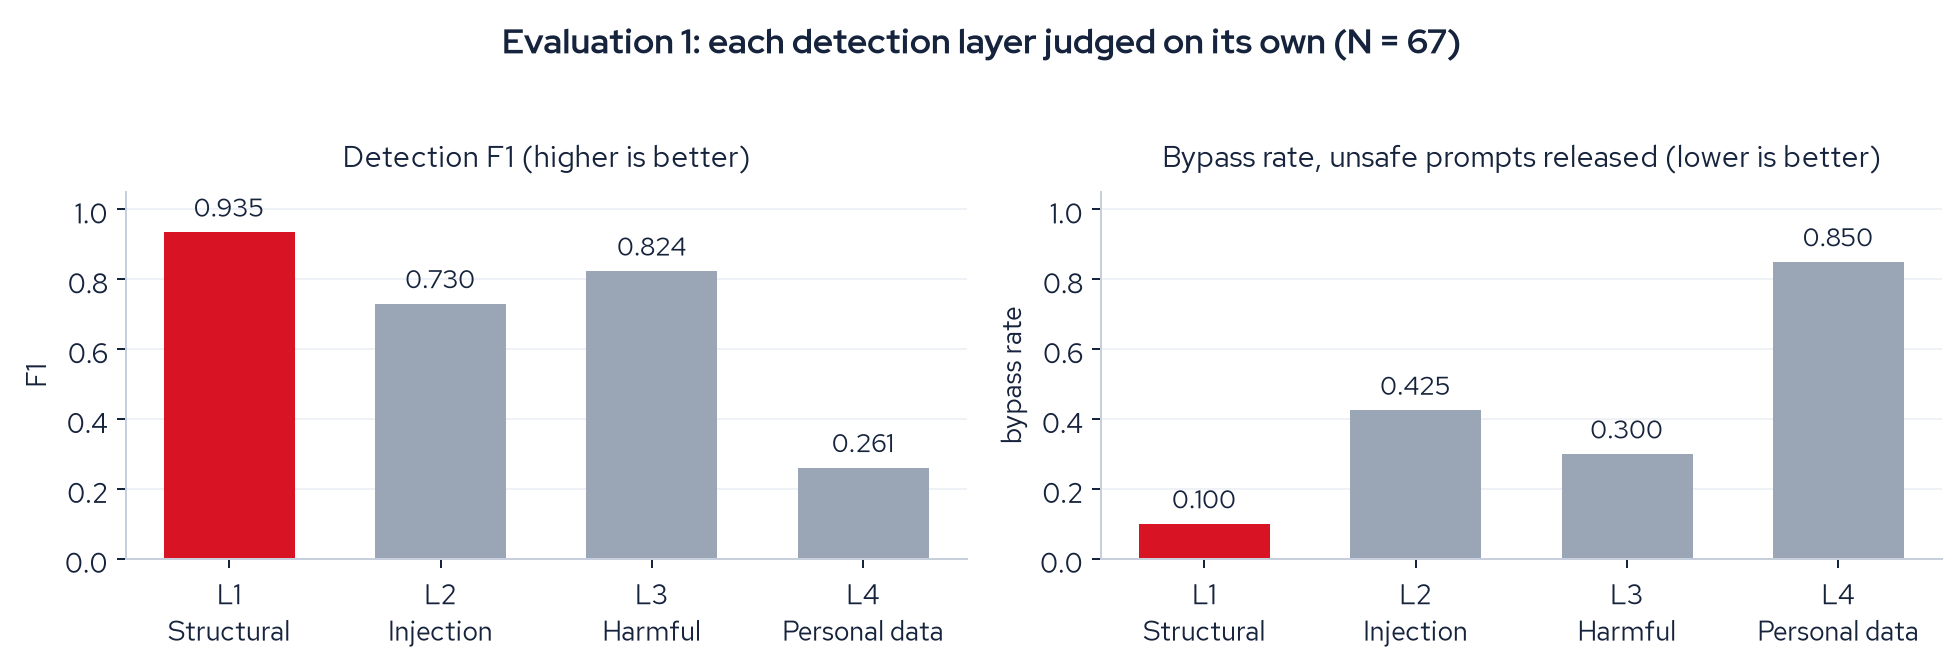

Here is the Python script that generated this plot:
"""Interim Figure 1: the four detection layers judged one at a time.

Evaluation 1 of the interim report is an ablation: each layer is read alone at
its native operating point, so the question "is any single detector sufficient?"
can be answered before composition is considered. Values recomputed from
eval/scores.json.  Run:  eval/.venv/bin/python figures/fig_singlelayer.py
"""
import json, pathlib
import matplotlib; matplotlib.use("Agg")
import matplotlib.pyplot as plt

ROOT = pathlib.Path(__file__).parent.parent
rows = json.loads((ROOT / "eval/scores.json").read_text())
y = [r["label"] for r in rows]

def metrics(col):
    tp = sum(1 for r, l in zip(rows, y) if r[col] >= 0.5 and l == 1)
    fp = sum(1 for r, l in zip(rows, y) if r[col] >= 0.5 and l == 0)
    fn = sum(1 for r, l in zip(rows, y) if r[col] < 0.5 and l == 1)
    tn = sum(1 for r, l in zip(rows, y) if r[col] < 0.5 and l == 0)
    pr = tp / (tp + fp) if tp + fp else 0.0
    rc = tp / (tp + fn) if tp + fn else 0.0
    return (2 * pr * rc / (pr + rc) if pr + rc else 0.0), fn / (tp + fn), fp / (fp + tn)

LAYERS = [("L1\nStructural", "l1"), ("L2\nInjection", "l2"), ("L3\nHarmful", "l3"), ("L4\nPersonal data", "l4")]
f1  = [metrics(c)[0] for _, c in LAYERS]
byp = [metrics(c)[1] for _, c in LAYERS]
names = [n for n, _ in LAYERS]

INK, GREY, RED = "#16233c", "#9aa5b5", "#d81324"
plt.rcParams.update({"font.family": "Red Hat Text", "font.size": 11, "text.color": INK,
                     "axes.labelcolor": INK, "xtick.color": INK, "ytick.color": INK,
                     "axes.edgecolor": "#c7cfdd", "axes.spines.top": False, "axes.spines.right": False})
fig, (a1, a2) = plt.subplots(1, 2, figsize=(11, 3.6))
fig.suptitle("Evaluation 1: each detection layer judged on its own (N = 67)",
             fontsize=14, fontweight="bold", family="Red Hat Display", y=1.02)

for ax, vals, title, better in ((a1, f1, "Detection F1 (higher is better)", "hi"),
                                (a2, byp, "Bypass rate, unsafe prompts released (lower is better)", "lo")):
    cols = [RED if ((v == max(vals)) if better == "hi" else (v == min(vals))) else GREY for v in vals]
    b = ax.bar(names, vals, color=cols, width=0.62)
    ax.bar_label(b, fmt="%.3f", padding=3, fontsize=10.5, color=INK)
    ax.set_ylim(0, 1.05); ax.set_title(title, fontsize=12, color=INK, pad=10)
    ax.grid(axis="y", color="#eef1f6", zorder=0); ax.set_axisbelow(True)
a1.set_ylabel("F1"); a2.set_ylabel("bypass rate")
fig.tight_layout()
out = ROOT / "figures/fig_singlelayer.png"
fig.savefig(out, dpi=180, bbox_inches="tight", facecolor="white")
print("wrote", out.name, "| F1", [round(v,3) for v in f1], "| bypass", [round(v,3) for v in byp])
